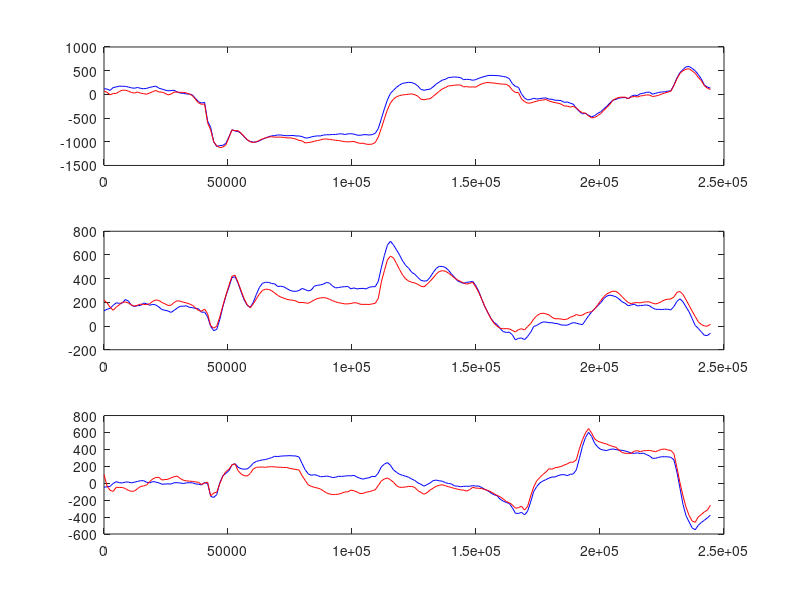

Recreate this plot in MATLAB.
%{
This file describes the data in the powerplant.dat file.
1. Contributed by:
	Peter Van Overschee
	K.U.Leuven - ESAT - SISTA
	K. Mercierlaan 94
	3001 Heverlee
	Peter.Vanoverschee@esat.kuleuven.ac.be
2. Process/Description:
	data of a power plant (Pont-sur-Sambre (France)) of 120 MW
3. Sampling time 
	1228.8 sec
4. Number of samples: 
	200 samples
5. Inputs:
	1. gas flow
   	2. turbine valves opening
   	3. super heater spray flow
   	4. gas dampers
   	5. air flow
6. Outputs:
	1. steam pressure
   	2. main stem temperature
   	3. reheat steam temperature
7. References:
	a. R.P. Guidorzi, P. Rossi, Identification of a power plant from normal
   	operating records. Automatic control theory and applications (Canada,
   	Vol 2, pp 63-67, sept 1974.
	b. Moonen M., De Moor B., Vandenberghe L., Vandewalle J., On- and
	off-line identification of linear state-space models, International
	Journal of Control, Vol. 49, Jan. 1989, pp.219-232
8. Known properties/peculiarities
	
9. Some MATLAB-code to retrieve the data
	!gunzip powerplant.dat.Z
	load powerplant.dat
	U=powerplant(:,1:5);
	Y=powerplant(:,6:8);
	Yr=powerplant(:,9:11);

%}

clear all, close all, clc

% NB: the code from DaISy is wrong:
%     powerplant(:,1) is just the sample number
%     therefore increase indices by one
%     it took me weeks to find that silly mistake ...
load powerplant.dat
U=powerplant(:,2:6);
Y=powerplant(:,7:9);
Yr=powerplant(:,10:12);

inname = {'gas flow',
          'turbine valves opening',
          'super heater spray flow',
          'gas dampers',
          'air flow'};

outname = {'steam pressure',
           'main steam temperature',
           'reheat steam temperature'};
           
tsam = 1228.8;

dat = iddata (Y, U, tsam, 'outname', outname, 'inname', inname)

[sys, x0] = moen4 (dat, 's', 10, 'n', 8)     % s=10, n=8


[y, t] = lsim (sys, U, [], x0);

err = norm (Y - y, 1) / norm (Y, 1)

figure (1)
p = columns (Y);
for k = 1 : p
  subplot (3, 1, k)
  plot (t, Y(:,k), 'b', t, y(:,k), 'r')
endfor
%title ('DaISy: Power Plant')
%legend ('y measured', 'y simulated', 'location', 'southeast')

st = isstable (sys)

